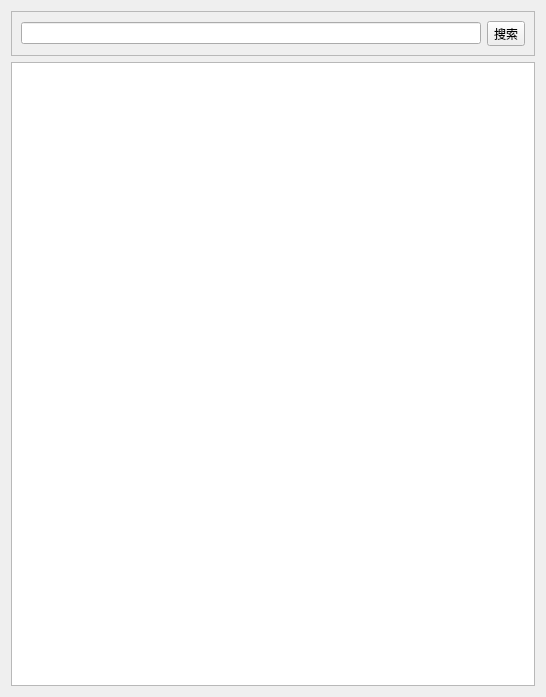
<?xml version="1.0" encoding="UTF-8"?>
<ui version="4.0">
 <class>Dialog</class>
 <widget class="QDialog" name="Dialog">
  <property name="geometry">
   <rect>
    <x>0</x>
    <y>0</y>
    <width>546</width>
    <height>697</height>
   </rect>
  </property>
  <property name="windowTitle">
   <string>搜索用户</string>
  </property>
  <layout class="QVBoxLayout" name="verticalLayout_2">
   <item>
    <widget class="QFrame" name="frame_2">
     <property name="frameShape">
      <enum>QFrame::Shape::StyledPanel</enum>
     </property>
     <property name="frameShadow">
      <enum>QFrame::Shadow::Raised</enum>
     </property>
     <layout class="QHBoxLayout" name="horizontalLayout">
      <item>
       <widget class="QLineEdit" name="lineEdit"/>
      </item>
      <item>
       <widget class="QToolButton" name="toolButton">
        <property name="text">
         <string>搜索</string>
        </property>
       </widget>
      </item>
     </layout>
    </widget>
   </item>
   <item>
    <widget class="QListView" name="listView"/>
   </item>
  </layout>
 </widget>
 <resources/>
 <connections/>
</ui>
